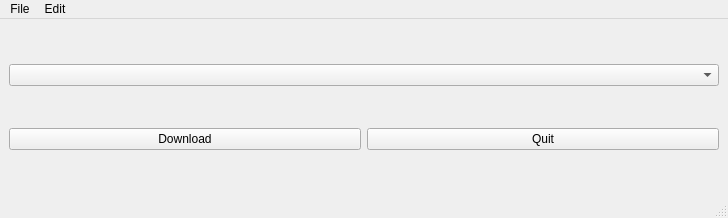
<?xml version="1.0" encoding="UTF-8"?>
<ui version="4.0">
 <class>DownloadFilesApp</class>
 <widget class="QMainWindow" name="DownloadFilesApp">
  <property name="geometry">
   <rect>
    <x>0</x>
    <y>0</y>
    <width>728</width>
    <height>218</height>
   </rect>
  </property>
  <property name="windowTitle">
   <string>DownloadFilesApp</string>
  </property>
  <widget class="QWidget" name="centralwidget">
   <layout class="QVBoxLayout" name="verticalLayout">
    <item>
     <layout class="QHBoxLayout" name="horizontalLayout">
      <item>
       <widget class="QComboBox" name="filesComboBox"/>
      </item>
     </layout>
    </item>
    <item>
     <layout class="QHBoxLayout" name="horizontalLayout_2">
      <item>
       <widget class="QPushButton" name="downloadButton">
        <property name="text">
         <string>Download</string>
        </property>
       </widget>
      </item>
      <item>
       <widget class="QPushButton" name="quitButton">
        <property name="text">
         <string>Quit</string>
        </property>
       </widget>
      </item>
     </layout>
    </item>
   </layout>
  </widget>
  <widget class="QMenuBar" name="menubar">
   <property name="geometry">
    <rect>
     <x>0</x>
     <y>0</y>
     <width>728</width>
     <height>22</height>
    </rect>
   </property>
   <widget class="QMenu" name="menuFile">
    <property name="title">
     <string>File</string>
    </property>
    <addaction name="actionExit"/>
   </widget>
   <widget class="QMenu" name="menuEdit">
    <property name="title">
     <string>Edit</string>
    </property>
    <addaction name="actionEdith_path_to_download"/>
   </widget>
   <addaction name="menuFile"/>
   <addaction name="menuEdit"/>
  </widget>
  <widget class="QStatusBar" name="statusbar"/>
  <action name="actionExit">
   <property name="text">
    <string>Exit</string>
   </property>
  </action>
  <action name="actionEdith_path_to_download">
   <property name="text">
    <string>Edith path to download</string>
   </property>
  </action>
 </widget>
 <resources/>
 <connections/>
</ui>
